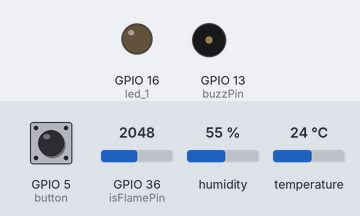
A sketch run on a simulated ESP32. Shown: output pins drawn as LEDs (lit = HIGH), buzzer (waves = sounding, pin HIGH). Inputs (shaded band) come from the test bench; at power-on: GPIO 36 (isFlamePin) = 2048, GPIO 5 (button) HIGH, humidity 55 %, temperature 24 °C. WiFi joins after 1.5 s; servers stay silent unless stated; nothing arrives over Bluetooth unless stated; web services answer with replies made up by the test bench; what the sketch prints to the serial monitor is not drawn.

Above: at 3.2 s.
3.3 s: GPIO 36 (isFlamePin) set to 3968
At 10.7 s:
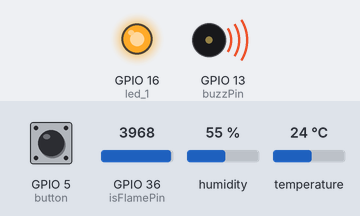
11.5 s: GPIO 36 (isFlamePin) set to 4036
At 12.0 s:
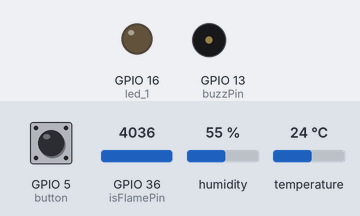
Timing chart, 0 to 14.5 s (numbered marks = the images above; inputs shaded):
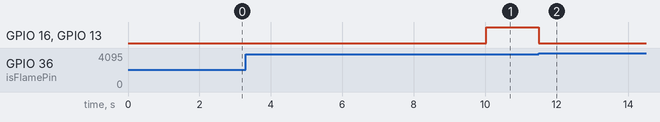

The sketch:

20231219_final.ino
```cpp
#include <WiFi.h>
#include <HTTPClient.h>
#include <SimpleDHT.h>
#include <BluetoothSerial.h>

//請修改以下參數--------------------------------------------
const char ssid[] = "Hosialpha";     //ssid:網路名稱
const char password[] = "19910820";  //password:網路密碼
//請修改為你自己的API Key，並將https改為http
String url = "http://api.thingspeak.com/update?api_key=87GC77FS09TSWON9";
//----------bt--------
BluetoothSerial SerialBT;
//-------------------------------setPin-------------------------------
//----------DHT11----------
int pinDHT11 = 15;  //假設DHT11接在腳位GPIO15
int led_1 = 16;     // LED
//----------FLAME----------
int buzzPin = 13;     // 有源蜂鳴器正極 連接到ESP32 GPIO13
int isFlamePin = 36;  // 火焰感測器長端 連接到ESP32 GPIO36
int isFlame = 0;      // 暫存來自傳感器的變量數值
int button = 5;
int temp = 80;
int humd = 10;

double timeNumber = 0;
double DHTtimer = 0;
double serialtimer = 0;
int humdArr[20] = { -1 };
int tempArr[20] = { -1 };
bool flag = 0;
int id = 0;
int resultID = 0;
//---------------------------------------------------------
SimpleDHT11 dht11(pinDHT11);  //宣告SimpleDHT11物件

//-----------------------公用變數區----------------------------------
byte temperature = 0;
byte humidity = 0;
bool SendFlag = false;
byte previousState = 1, presentState = 1, patternNumber = 0;

void setup() {
  Serial.begin(115200);
  Serial.print("開始連線到無線網路SSID:");
  Serial.println(ssid);
  WiFi.mode(WIFI_STA);
  WiFi.begin(ssid, password);
  timeNumber = millis();
  DHTtimer = millis();
  while (WiFi.status() != WL_CONNECTED) {
    Serial.print(".");
    delay(1000);
  }
  Serial.println("連線完成");

  //-----wifi-------
  pinMode(led_1, OUTPUT);
  SerialBT.begin("ESP32_BT614");  //更改為設定的藍牙顯示名稱
  //-----FLAME------
  pinMode(buzzPin, OUTPUT);
  pinMode(isFlamePin, INPUT);
  pinMode(button, INPUT);
}

void loop() {
  if (millis() - DHTtimer >= 10000) {
    int err = SimpleDHTErrSuccess;
    if ((err = dht11.read(&temperature, &humidity, NULL)) != SimpleDHTErrSuccess) {
      Serial.print("溫度計讀取失敗，錯誤碼=");
      Serial.println(err);
      return;
    } else {
      Serial.println("==========");
      //讀取成功，將溫濕度顯示在序列視窗
      Serial.print("溫度計讀取成功: ");
      Serial.print((int)temperature);
      Serial.print(" *C, ");
      Serial.print((int)humidity);
      Serial.println("%H");
      //存進陣列
      humdArr[id] = (int)humidity;
      tempArr[id] = (int)temperature;
      id++;
      if (id >= 20) {
        id = 0;
      }
      DHTtimer = millis();
    }
  }

  if (millis() - timeNumber >= 20000) {
    //開始傳送到thingspeak
    Serial.println("啟動網頁連線");
    HTTPClient http;
    //將溫度及濕度以http get參數方式補入網址後方
    String url1 = url + "&field1=" + tempArr[resultID] + "&field2=" + humdArr[resultID] + "&field3=" + flag;
    flag = 0;
    //http client取得網頁內容
    http.begin(url1);
    int httpCode = http.GET();
    if (httpCode == HTTP_CODE_OK) {
      //讀取網頁內容到payload
      String payload = http.getString();
      //將內容顯示出來
      Serial.print("網頁內容=");
      Serial.println(payload);
      resultID++;
      if (resultID >= 20) {
        resultID = 0;
      }
      timeNumber = millis();
    } else {
      //讀取失敗
      Serial.println("網路傳送失敗");
    }
    http.end();
  }


  isFlame = analogRead(isFlamePin);
  presentState = digitalRead(button);

  if (millis() - serialtimer >= 5000) {
    Serial.println(isFlame);
    Serial.println(presentState);
  }

  if (presentState == 0 && previousState == 1) { patternNumber = !patternNumber; }  //set buzz
  if (isFlame <= 4000 && temperature >= 24) {                                       //有火災
    SerialBT.println("Flame");
    Serial.println("有火災");

    if (patternNumber) digitalWrite(buzzPin, LOW);
    else digitalWrite(buzzPin, HIGH);
    digitalWrite(led_1, HIGH);
    humdArr[id] = 10;
    tempArr[id] = 80;
    flag = 1;
    id++;
    if (id >= 20) {
      id = 0;
    }

  } else if (isFlame <= 4000 && temperature < 23) {  //有人在玩火
    SerialBT.println("Play Fire");
    Serial.println("有人在玩火");

    digitalWrite(buzzPin, LOW);
    digitalWrite(led_1, LOW);
    patternNumber = 0;
  } else {  //沒事
    if (millis() - serialtimer >= 5000) {
      SerialBT.println("Safe");
      Serial.println("沒事");
      serialtimer = millis();
    }
    digitalWrite(buzzPin, LOW);
    digitalWrite(led_1, LOW);
    patternNumber = 0;
  }
  // Serial.println(patternNumber);


  previousState = presentState;
}
```

Measured:
- the behaviour switches between 4000 and 4001 on GPIO 36 (isFlamePin) (found by bisection; images 1 and 2)
- after the input at 11.5 s, GPIO 16 (led_1), GPIO 13 (buzzPin): HIGH → LOW at once
